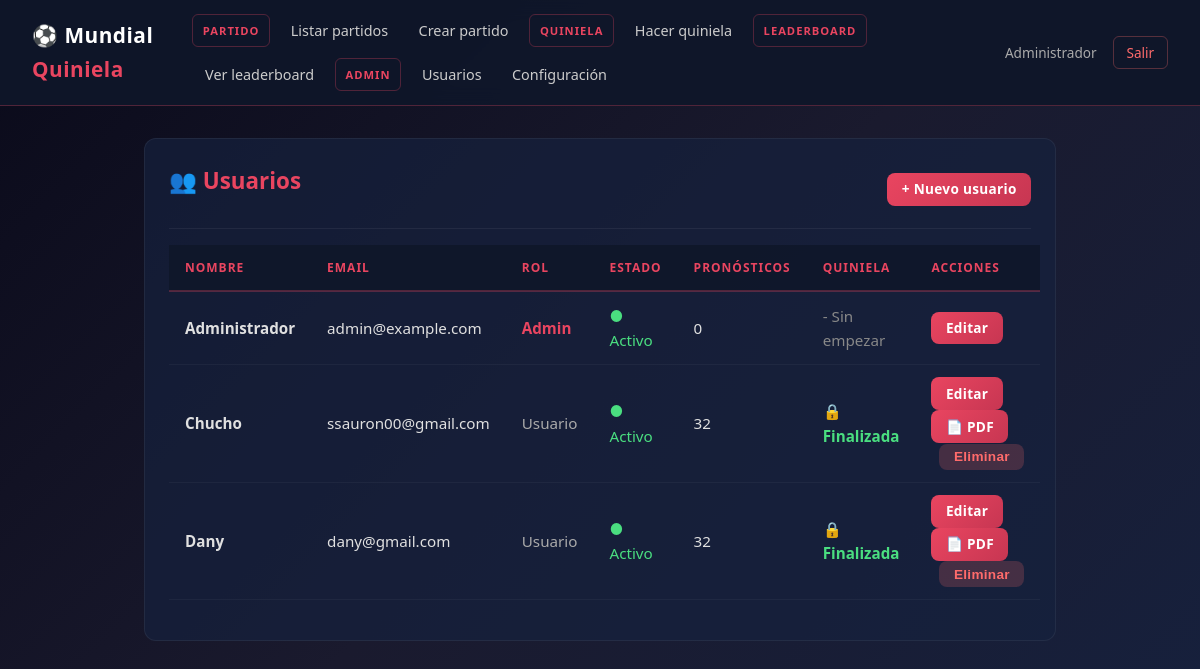
Screenshot of /admin/usuarios (signed in) with the database file from the repository.
### tables this page shows
CREATE TABLE menu_opciones (
    id INTEGER PRIMARY KEY AUTOINCREMENT,
    nombre TEXT NOT NULL,
    ruta TEXT NOT NULL,
    grupo_id INTEGER NOT NULL,
    orden INTEGER NOT NULL DEFAULT 0,
    FOREIGN KEY (grupo_id) REFERENCES menu_grupos(id)
);

CREATE TABLE menu_grupos (
    id INTEGER PRIMARY KEY AUTOINCREMENT,
    nombre TEXT NOT NULL,
    orden INTEGER NOT NULL DEFAULT 0
);

CREATE TABLE usuarios (
    id INTEGER PRIMARY KEY AUTOINCREMENT,
    email TEXT UNIQUE NOT NULL,
    password_hash TEXT NOT NULL,
    nombre TEXT NOT NULL,
    activo BOOLEAN NOT NULL DEFAULT 1,
    rol TEXT NOT NULL DEFAULT 'usuario'   -- 'admin' or 'usuario'
);

### app.py (the view)
    @app.route('/admin/usuarios')
    @login_required
    @role_required('admin')
    def admin_usuarios_list():
        db = get_db()
        usuarios = db.execute('''
            SELECT u.id, u.email, u.nombre, u.rol, u.activo,
                   COUNT(s.id) AS total_selecciones,
                   q.finalizada AS quiniela_finalizada
            FROM usuarios u
            LEFT JOIN quinielas q ON u.id = q.usuario_id
            LEFT JOIN selecciones s ON q.id = s.quiniela_id
            GROUP BY u.id
            ORDER BY u.nombre
        ''').fetchall()
        return render_template('admin/usuarios_list.html', usuarios=usuarios)

### auth.py (called while the page is built)
def login_required(f):
    @functools.wraps(f)
    def decorated_function(*args, **kwargs):
        if 'usuario_id' not in session:
            flash('Debes iniciar sesión.', 'warning')
            return redirect(url_for('index'))
        return f(*args, **kwargs)
    return decorated_function

def role_required(*roles):
    def wrapper(f):
        @functools.wraps(f)
        def decorated_function(*args, **kwargs):
            if 'usuario_id' not in session:
                flash('Debes iniciar sesión.', 'warning')
                return redirect(url_for('index'))
            db = get_db()
            user = db.execute('SELECT rol FROM usuarios WHERE id = ?', (session['usuario_id'],)).fetchone()
            if user is None or user['rol'] not in roles:
                flash('No tienes permiso para acceder a esta página.', 'danger')
                return redirect(url_for('index'))
            return f(*args, **kwargs)
        return decorated_function
    return wrapper

### database.py (called while the page is built)
def get_db():
    if 'db' not in g:
        conn = sqlite3.connect(DB_PATH)
        conn.row_factory = sqlite3.Row
        conn.execute("PRAGMA foreign_keys = ON")
        g.db = conn
    return g.db

### templates/admin/usuarios_list.html (shortened to what this page needs)
{% extends "base.html" %}
{% block content %}
<div class="card">
    <div class="card-header">
        <h2>👥 Usuarios</h2>
        <a href="{{ url_for('admin_usuarios_nuevo') }}" class="btn btn-sm">+ Nuevo usuario</a>
    </div>
    <table>
        <thead>
            <tr>
                <th>Nombre</th>
                <th>Email</th>
                <th>Rol</th>
                <th>Estado</th>
                <th>Pronósticos</th>
                <th>Quiniela</th>
                <th>Acciones</th>
            </tr>
        </thead>
        <tbody>
            {% for u in usuarios %}
            <tr>
                <td><strong>{{ u.nombre }}</strong></td>
                <td>{{ u.email }}</td>
                <td>
                    {% if u.rol == 'admin' %}
                        <span style="color:#e94560;font-weight:700;">Admin</span>
                    {% else %}
                        <span style="color:#aaa;">Usuario</span>
                    {% endif %}
                </td>
                <td>
                    {% if u.activo %}
                        <span style="color:#4ade80;">● Activo</span>
                    {% else %}
                        <span style="color:#ff6b6b;">● Inactivo</span>
                    {% endif %}
                </td>
                <td>{{ u.total_selecciones }}</td>
                <td>
                    {% if u.quiniela_finalizada %}
                        <span style="color:#4ade80;font-weight:700;">🔒 Finalizada</span>
                    {% elif u.total_selecciones > 0 %}
                        <span style="color:#fbbf24;">✏️ En progreso</span>
                    {% else %}
                        <span style="color:#888;">- Sin empezar</span>
                    {% endif %}
                </td>
                <td>
                    <a href="{{ url_for('admin_usuarios_editar', id=u.id) }}" class="btn btn-sm">Editar</a>
                    {% if u.total_selecciones > 0 %}
                    <a href="{{ url_for('admin_usuarios_pdf', id=u.id) }}" class="btn btn-sm" target="_blank">📄 PDF</a>
                    {% endif %}
                    {% if u.id != session.usuario_id %}
                    <form method="POST" action="{{ url_for('admin_usuarios_eliminar', id=u.id) }}" style="display:inline;" onsubmit="return confirm('¿Eliminar este usuario?');">
                        <button type="submit" class="btn btn-sm btn-secondary" style="background:rgba(255,107,107,0.2);color:#ff6b6b;">Eliminar</button>
                    </form>
                    {% endif %}
                </td>
            </tr>
            {% endfor %}
        </tbody>
    </table>
</div>
{% endblock %}

### templates/base.html (shortened to what this page needs)
<!DOCTYPE html>
<html lang="es">
<head>
    <link rel="stylesheet" href="{{ url_for('static', filename='style.css') }}?v=2">
</head>
<body>
    {% if session.usuario_id %}
    <nav>
        <div class="nav-brand">⚽ <span>Mundial</span> Quiniela</div>
        <div class="menu">
            {% for grupo, opciones in menu_items.items() %}
                <div class="menu-group">{{ grupo }}</div>
                <ul>
                {% for op in opciones %}
                    <li><a href="{{ op.ruta }}">{{ op.nombre }}</a></li>
                {% endfor %}
                </ul>
            {% endfor %}
        </div>
        <div class="nav-right">
            <span class="nav-user">{{ session.usuario_nombre }}</span>
            <a href="{{ url_for('logout') }}" class="nav-logout">Salir</a>
        </div>
    </nav>
    {% endif %}
    <main>
        {% block content %}{% endblock %}
    </main>
</body>
</html>

### static/style.css (style rules this page uses)
* { margin: 0; padding: 0; box-sizing: border-box; }
body { font-family: 'Segoe UI', system-ui, -apple-system, sans-serif; background: linear-gradient(135deg, #0a0a1a 0%, #1a1a2e 50%, #16213e 100%); color: #e0e0e0; min-height: 100vh; line-height: 1.6; }
a { color: #6ec6ff; text-decoration: none; }
nav { background: rgba(15, 23, 42, 0.95); backdrop-filter: blur(10px); padding: 0.8rem 2rem; border-bottom: 1px solid rgba(233, 69, 96, 0.3); position: sticky; top: 0; z-index: 100; display: flex; align-items: center; justify-content: space-between; }
nav .nav-brand { font-size: 1.3rem; font-weight: 700; color: #e94560; letter-spacing: 0.5px; }
nav .nav-brand span { color: #fff; }
nav .menu { display: flex; gap: 0.5rem; align-items: center; flex-wrap: wrap; }
nav .menu-group { color: #e94560; font-weight: 700; font-size: 0.7rem; text-transform: uppercase; letter-spacing: 1px; padding: 0.4rem 0.6rem; border: 1px solid rgba(233, 69, 96, 0.3); border-radius: 6px; white-space: nowrap; }
nav ul { list-style: none; display: flex; gap: 0.3rem; }
nav ul li a { color: #ccc; text-decoration: none; padding: 0.4rem 0.8rem; border-radius: 6px; transition: all 0.2s; font-size: 0.9rem; display: block; }
nav .nav-right { display: flex; align-items: center; gap: 1rem; }
nav .nav-user { color: #aaa; font-size: 0.85rem; }
nav .nav-logout { color: #ff6b6b; padding: 0.3rem 0.8rem; border: 1px solid rgba(255, 107, 107, 0.3); border-radius: 6px; font-size: 0.85rem; transition: all 0.2s; }
main { max-width: 960px; margin: 2rem auto; padding: 0 1.5rem; }
.card { background: rgba(22, 33, 62, 0.7); border: 1px solid rgba(255, 255, 255, 0.06); border-radius: 12px; padding: 1.5rem; margin-bottom: 1.5rem; }
.card-header { display: flex; align-items: center; justify-content: space-between; margin-bottom: 1rem; padding-bottom: 0.8rem; border-bottom: 1px solid rgba(255, 255, 255, 0.06); }
table { width: 100%; border-collapse: collapse; margin: 1rem 0; font-size: 0.95rem; }
thead th { background: rgba(15, 23, 42, 0.9); color: #e94560; font-weight: 700; text-transform: uppercase; font-size: 0.75rem; letter-spacing: 1px; padding: 0.8rem 1rem; text-align: left; border-bottom: 2px solid rgba(233, 69, 96, 0.3); }
td { padding: 0.75rem 1rem; text-align: left; border-bottom: 1px solid rgba(255, 255, 255, 0.04); }
tbody tr { transition: background 0.15s; }
button, .btn { background: linear-gradient(135deg, #e94560, #c73652); color: #fff; border: none; padding: 0.65rem 1.6rem; border-radius: 8px; cursor: pointer; font-size: 0.95rem; font-weight: 600; text-decoration: none; display: inline-block; transition: all 0.2s; letter-spacing: 0.3px; }
.btn-secondary { background: rgba(255, 255, 255, 0.08); color: #aaa; margin-left: 0.5rem; }
.btn-sm { padding: 0.35rem 0.9rem; font-size: 0.85rem; }
h2 { color: #e94560; margin-bottom: 1rem; font-size: 1.4rem; }

### rows the page displays
menu_opciones: nombre "PARTIDO", nombre "Listar partidos"
menu_opciones: nombre "Crear partido"
menu_opciones: nombre "QUINIELA", nombre "Hacer quiniela"
menu_opciones: nombre "LEADERBOARD", nombre "Ver leaderboard"
menu_opciones: nombre "ADMIN", nombre "Usuarios"
menu_opciones: nombre "Configuración"
usuarios: usuario_nombre "Administrador", nombre "Administrador", email "admin@example.com", rol "Admin", activo "● Activo", total_selecciones "0", shows "- Sin empezar"
usuarios: nombre "Chucho", email "ssauron00@gmail.com", rol "Usuario", activo "● Activo", total_selecciones "32", shows "🔒 Finalizada"
usuarios: nombre "Dany", email "dany@gmail.com", rol "Usuario", activo "● Activo", total_selecciones "32", shows "🔒 Finalizada"
